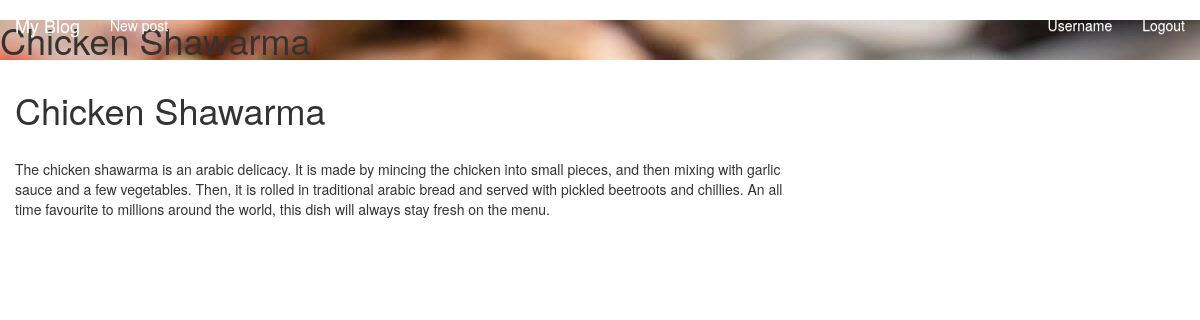
The app's page /blog/4/ with its own data.
### blog/models.py (models this page shows, shortened)
class Post(models.Model):
    user = models.ForeignKey(User)
    title = models.CharField(max_length=50)
    content = models.TextField()
    img = models.ImageField(upload_to='blog_img/')
    pub_date = models.DateTimeField(auto_now=True, auto_now_add=False)
    is_published = models.BooleanField(default=False)

### blog/views.py (the view)
# urls.py: url(r'^(?P<id>[0-9]+)/$', post_detail, name="post"),
def post_detail(request, id):
    template_name = "blog/post.html"
    post = Post.objects.get(id=int(id))
    comments = Comment.objects.filter(post=post)
    context = {'post': post, 'comments': comments}
    return render(request, template_name, context)

### blog/templates/blog/post.html (shortened to what this page needs)
{% extends 'blog/base.html' %}
{% load static %}
{% block body %}
     {% include 'blog/navbar.html' %}
    <div id="cover-detail" style="background-image: url('/media/{{ post.img }}');">
        <h1 id="cover-text">{{ post.title }}</h1>
    </div>
    <div id="post-content">
    <div class="post-detail">
        <div class="container-fluid">
            <div class="row">
                <div class="col-md-8">
                    <h1>{{ post.title }}</h1>
                    <br>
                    <p>
                        {{ post.content }}
                    </p>
                </div>
                <div class="col-md-4">
                </div>
            </div>
        </div>
    </div>
        {% endblock %}

### records on screen
Post: img (picture), title "Chicken Shawarma", content "The chicken shawarma is an arabic delicacy. It is made by mincing the chicken into small pieces, and then mixing with garlic sauce and a few vegetables. Then, it is rolled in traditional arabic bread and served with pickled beetroots and chillies. An all time favourite to millions around the world, this dish will always stay fresh on the menu."
